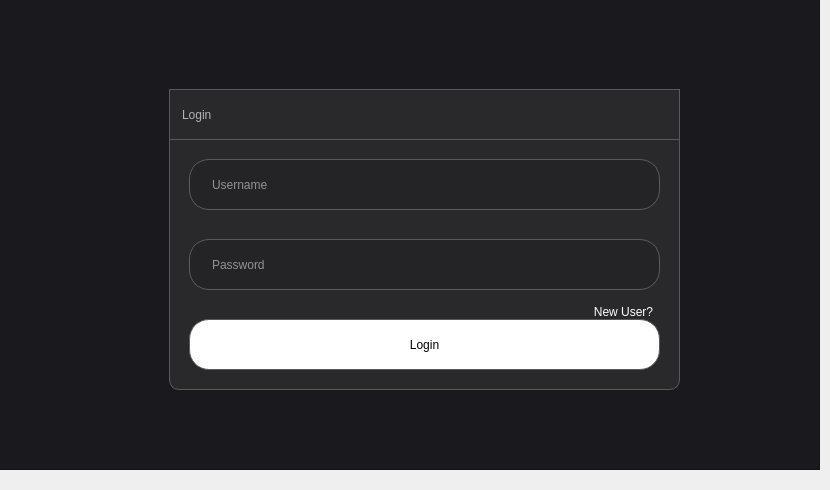
   <widget class="QWidget" name="login">
    <widget class="QFrame" name="frame_9">
     <property name="geometry">
      <rect>
       <x>-1</x>
       <y>-11</y>
       <width>821</width>
       <height>481</height>
      </rect>
     </property>
     <property name="styleSheet">
      <string notr="true">background-color: rgb(26, 26, 30);</string>
     </property>
     <property name="frameShape">
      <enum>QFrame::StyledPanel</enum>
     </property>
     <property name="frameShadow">
      <enum>QFrame::Raised</enum>
     </property>
     <widget class="QFrame" name="frame_10">
      <property name="geometry">
       <rect>
        <x>170</x>
        <y>100</y>
        <width>511</width>
        <height>301</height>
       </rect>
      </property>
      <property name="styleSheet">
       <string notr="true">background-color:rgb(41, 41, 43);
border-radius: 10px;
border: 0.7px solid rgb(90, 90, 94);</string>
      </property>
      <property name="frameShape">
       <enum>QFrame::StyledPanel</enum>
      </property>
      <property name="frameShadow">
       <enum>QFrame::Raised</enum>
      </property>
      <widget class="Line" name="line_3">
       <property name="geometry">
        <rect>
         <x>0</x>
         <y>0</y>
         <width>511</width>
         <height>51</height>
        </rect>
       </property>
       <property name="styleSheet">
        <string notr="true">border-radius: 0px;
</string>
       </property>
       <property name="orientation">
        <enum>Qt::Horizontal</enum>
       </property>
      </widget>
      <widget class="QLineEdit" name="user">
       <property name="geometry">
        <rect>
         <x>20</x>
         <y>70</y>
         <width>471</width>
         <height>51</height>
        </rect>
       </property>
       <property name="styleSheet">
        <string notr="true">QLineEdit{
background-color: rgb(36, 36, 38);
padding-left: 20px;
border-radius: 20px;
color: rgb(255, 255, 255);
	font: 81 11pt &quot;Nunito ExtraBold&quot;;
}
QLineEdit:hover{
border: 0.5px solid rgb(173, 173, 173);}</string>
       </property>
       <property name="placeholderText">
        <string>Username</string>
       </property>
      </widget>
      <widget class="QLineEdit" name="password">
       <property name="geometry">
        <rect>
         <x>20</x>
         <y>150</y>
         <width>471</width>
         <height>51</height>
        </rect>
       </property>
       <property name="styleSheet">
        <string notr="true">QLineEdit{
background-color: rgb(36, 36, 38);
padding-left: 20px;
border-radius: 20px;
color: rgb(255, 255, 255);
	font: 81 11pt &quot;Nunito ExtraBold&quot;;
}
QLineEdit:hover{
border: 0.5px solid rgb(173, 173, 173);}</string>
       </property>
       <property name="echoMode">
        <enum>QLineEdit::Password</enum>
       </property>
       <property name="placeholderText">
        <string>Password</string>
       </property>
      </widget>
      <widget class="QLabel" name="label_5">
       <property name="geometry">
        <rect>
         <x>13</x>
         <y>10</y>
         <width>451</width>
         <height>31</height>
        </rect>
       </property>
       <property name="styleSheet">
        <string notr="true"> border: 0px;
font: 75 11pt &quot;Nunito ExtraBold&quot;;
color: rgb(179, 179, 179);</string>
       </property>
       <property name="text">
        <string>Login</string>
       </property>
      </widget>
      <widget class="QPushButton" name="cancel">
       <property name="geometry">
        <rect>
         <x>470</x>
         <y>9</y>
         <width>31</width>
         <height>32</height>
        </rect>
       </property>
       <property name="styleSheet">
        <string notr="true">border: 0px;</string>
       </property>
       <property name="text">
        <string/>
       </property>
       <property name="icon">
        <iconset resource="../icons/place.qrc">
         <normaloff>:/assets/cross-small.png</normaloff>:/assets/cross-small.png</iconset>
       </property>
       <property name="iconSize">
        <size>
         <width>26</width>
         <height>26</height>
        </size>
       </property>
      </widget>
      <widget class="QPushButton" name="validate">
       <property name="geometry">
        <rect>
         <x>20</x>
         <y>230</y>
         <width>471</width>
         <height>51</height>
        </rect>
       </property>
       <property name="styleSheet">
        <string notr="true">QPushButton{
border-radius: 20px;
background-color: rgb(255, 255, 255);
color: rgb(0, 0, 0);
}
QPushButton:hover{
border: 2px solid rgb(0, 0, 0);
padding-bottom: -5px;
}</string>
       </property>
       <property name="text">
        <string>Login</string>
       </property>
      </widget>
      <widget class="QLabel" name="label">
       <property name="geometry">
        <rect>
         <x>30</x>
         <y>205</y>
         <width>451</width>
         <height>16</height>
        </rect>
       </property>
       <property name="styleSheet">
        <string notr="true">color: rgb(255, 0, 0);
border: 0px;
background-color: transparent;</string>
       </property>
       <property name="text">
        <string/>
       </property>
       <property name="alignment">
        <set>Qt::AlignCenter</set>
       </property>
      </widget>
      <widget class="QPushButton" name="new_2">
       <property name="geometry">
        <rect>
         <x>424</x>
         <y>213</y>
         <width>61</width>
         <height>20</height>
        </rect>
       </property>
       <property name="styleSheet">
        <string notr="true">background-color: transparent;
color: rgb(255, 255, 255);
border: 0px;</string>
       </property>
       <property name="text">
        <string>New User?</string>
       </property>
      </widget>
     </widget>
    </widget>
   </widget>
